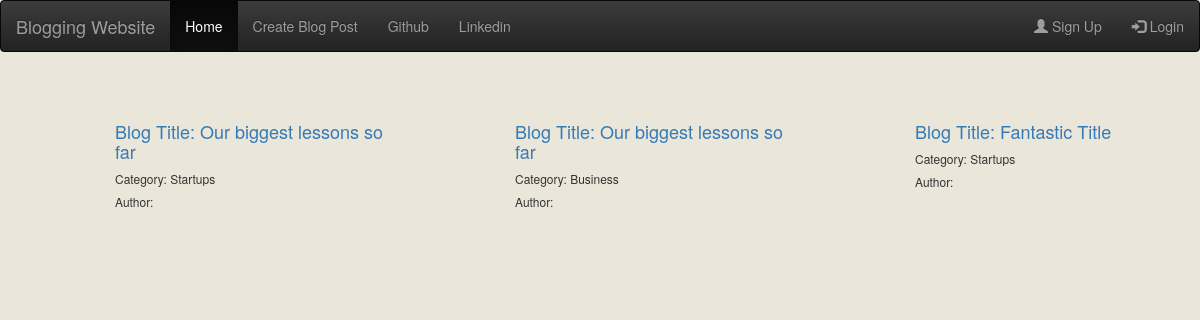
The page / on the database its author committed.
### blog/models.py (models this page shows, shortened)
class Post(models.Model):
    postAuthor = CurrentUserField()
    title = models.CharField(max_length = 150)
    category = models.CharField(max_length = 150)
    postContent = models.TextField()
    postCreatedDate = models.DateTimeField(default = timezone.now)
    postLikes = models.IntegerField(default = 0)

### blog/views.py (the view)
# urls.py: path('', views.postList, name='postList'),
def postList(request):
    post_list = Post.objects.filter(postCreatedDate__lte = timezone.now()).order_by('-postCreatedDate')
    context = {'post_list': post_list}
    return render(request, 'blog/post_list.html', context)

### blog/templates/blog/post_list.html (shortened to what this page needs)
{% include 'blog/base.html' %}
<div class = "container-fluid" >
  <div class = "row">
      {% for post in post_list %}
      <div class = "col-md-1"> </div>
      <div class = "col-md-3">
        <h4> <a href= "{% url 'blog:postDetail' post_id=post.pk %}"> Blog Title: {{ post.title }} </a> </h4>
        <h6> Category: {{ post.category }}</h6>
        <h6> Author: {{ post.postAuthor }}</h6>
        <br>
      </div>
    {% endfor %}
  </div>
</div>

### blog/static/css/blog.css (style rules this page uses)
body { background-color: #EAE6DA; }

### rows shown on the page
Post: title "Our biggest lessons so far", category "Startups"
Post: title "Our biggest lessons so far", category "Business"
Post: title "Fantastic Title", category "Startups"
